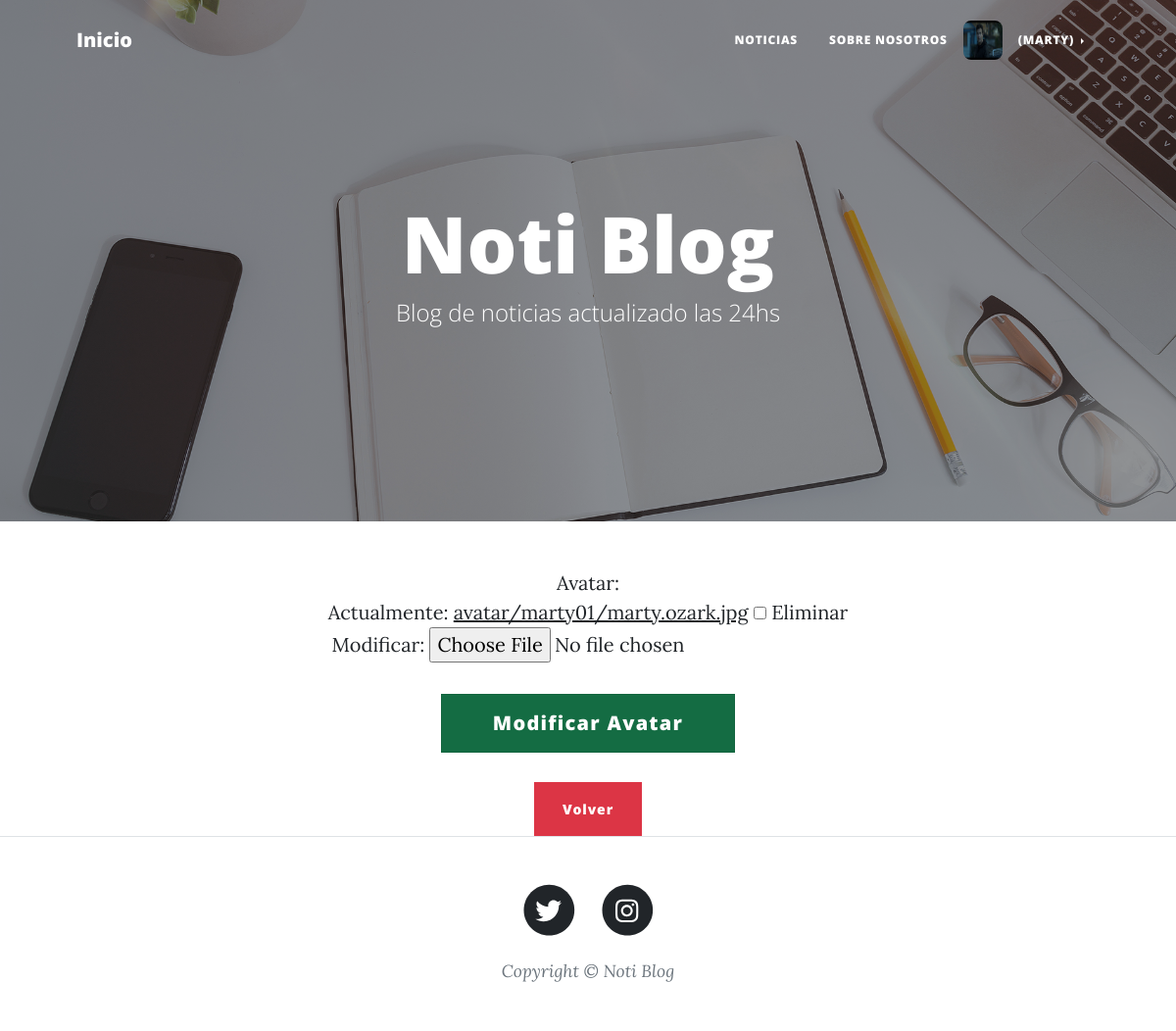
/PlayApp/avatar_update/ (signed in), run on the app's committed database.
### PlayApp/models.py (models this page shows, shortened)
class Usuario(AbstractBaseUser):
    TIPO_USUARIO = [
        ("ADMIN","Admin"),
        ("LECTOR","Lector"),
        ("AUTOR","Autor"),
    ]
    username = models.CharField(max_length=40, unique=True)
    nombre = models.CharField(max_length=40)
    apellido = models.CharField(max_length=40)
    email = models.EmailField(max_length=254, verbose_name="email", unique=True)
    avatar = models.ImageField(upload_to=upload_avatar, null=True, blank=True)
    tipo = models.CharField(max_length=6, choices=TIPO_USUARIO, default="LECTOR")
    date_joined = models.DateTimeField(verbose_name="Fecha de Registro", auto_now_add=True)
    last_login = models.DateTimeField(verbose_name="Ultima Conexión", auto_now=True)
    is_admin = models.BooleanField(default=False)
    is_active = models.BooleanField(default=True)
    is_staff = models.BooleanField(default=False)
    is_superuser = models.BooleanField(default=False)
    USERNAME_FIELD = "username"
    REQUIRED_FIELDS = ["nombre", "apellido", "email", "avatar", "tipo"] #No pongo 'username' porque ya es requerido al ser USERNAME_FIELD (dato usado para loggearse).
    objects = Manager_Usuario()

### PlayApp/views.py (the view)
# urls.py: path("avatar_update/", views.update_avatar, name = "Avatar Update" ),
@login_required
def update_avatar(request):
    contexto = {}
    if request.POST:
        if  request.user.avatar:
            os.remove(request.user.avatar.path)
        formulario_avatar = AvatarUpdateForm(request.POST, request.FILES, instance=request.user)
        if formulario_avatar.is_valid():
            formulario_avatar.save()
            usuario = request.user
            return render(request, "PlayApp/T02-inicio.html", {"mensaje":f"¡Felicitaciones {usuario.get_username()}, Modificaste exitosamente tu avatar!"})
    else:
        formulario_avatar = AvatarUpdateForm(
            initial= {
                "avatar": request.user.avatar,
            }
        )
    contexto ["usuario_avatar"] = formulario_avatar
    return render(request, "PlayApp/T03.4-usuario_avatar.html", contexto)

### PlayApp/forms.py (shortened to what this page needs)
class AvatarUpdateForm(forms.ModelForm):
    class Meta:
        model = Usuario
        fields = ("avatar",)

### PlayApp/Templates/PlayApp/T03.4-usuario_avatar.html (shortened to what this page needs)
{% extends "PlayApp/T01-view.html" %}
{% load static %}
{% block ContenidoTemplate %}
<body style="text-align:center">
    <form action="" method="POST" enctype="multipart/form-data">{% csrf_token %}
        {% for campo in usuario_avatar %}
            <p>
                {{campo.label_tag}}
                <br>{{campo}}
            </p>
        {% endfor %}
        <input class="btn btn-success btn-lg active" style="height:60px;width:300px" type="submit" value="Modificar Avatar">
        <br>
        <br>
        <input class="btn btn-danger" type="button" value="Volver" onclick="history.back()">
    </form>
</body>
{% endblock %}

### PlayApp/Templates/PlayApp/T01-view.html (shortened to what this page needs)
<!DOCTYPE html>
<html lang="es">
    <head>
        {% load static %}
        <link href="{% static 'PlayApp/css/styles.css' %}" rel="stylesheet" />
    </head>
    <body>
        <nav class="navbar navbar-expand-lg navbar-light" id="mainNav">
            <div class="container px-4 px-lg-5">
                <a class="navbar-brand" href="{% url 'Inicio' %}">Inicio</a>
                <div class="collapse navbar-collapse" id="navbarResponsive">
                    <ul class="navbar-nav ms-auto py-4 py-lg-0">
                        <li class="nav-item"><a class="nav-link px-lg-3 py-3 py-lg-4" href="{% url 'Publicaciones' %}">Noticias</a></li>
                        <li class="nav-item"><a class="nav-link px-lg-3 py-3 py-lg-4" href="{% url 'Sobre Nosotros' %}">Sobre Nosotros</a></li>
                        {% if request.user.is_authenticated %}
                            {%  if request.user.avatar %}
                                <img src="http://127.0.0.1:8000/PlayApp{{ request.user.avatar.url }}" style="display: block;width: 40px;height: 40px;margin: auto;border-radius:20%" class="card-img">
                            {% else%}
                                <img src="{% static 'PlayApp/assets/img/avatar-default.png' %}" style="display: block;width: 40px;height: 40px;margin: auto; border-radius:20%;" class="card-img">
                            {% endif %}
                            <li class="nav-item dropdown dropend">
                                <a class="nav-link dropdown-toggle px-lg-3 py-3 py-lg-4" href="#" id="navbarDarkDropdownMenuLink" role="button" data-bs-toggle="dropdown" aria-expanded="false">
                                    ({{request.user.username}})
                                </a>
                            </li>
                            {% else %}
                                <li class="nav-item"><a class="nav-link px-lg-3 py-3 py-lg-4" href="{% url 'Usuario' %}">Ingrese</a></li>
                        {% endif %}
                    </ul>
                </div>
            </div>
        </nav>
        <header class="masthead" style="background-image: url('/static/PlayApp/assets/img/home-bg.jpg' )">
            <div class="container position-relative px-4 px-lg-5">
                <div class="row gx-4 gx-lg-5 justify-content-center">
                    <div class="col-md-10 col-lg-8 col-xl-7">
                        <div class="site-heading">
                            <h1>Noti Blog</h1>
                            <span class="subheading">Blog de noticias actualizado las 24hs</span>
                        </div>
                    </div>
                </div>
            </div>
        </header>
       {% block ContenidoTemplate %}
       {% endblock %}
        <footer class="border-top">
            <div class="container px-4 px-lg-5">
                <div class="row gx-4 gx-lg-5 justify-content-center">
                    <div class="col-md-10 col-lg-8 col-xl-7">
                        <ul class="list-inline text-center">
                            <li class="list-inline-item">
                                <a href="https://twitter.com/NotiBlog_django">
                                    <span class="fa-stack fa-lg">
                                        <i class="fas fa-circle fa-stack-2x"></i>
                                        <i class="fab fa-twitter fa-stack-1x fa-inverse"></i>
                                    </span>
                                </a>
                            </li>
                            <li class="list-inline-item">
                                <a href="https://www.instagram.com/noti.blog.django/">
                                    <span class="fa-stack fa-lg">
                                        <i class="fas fa-circle fa-stack-2x"></i>
                                        <i class="fab fa-instagram fa-stack-1x fa-inverse"></i>
                                    </span>
                                </a>
                            </li>
                        </ul>
                        <div class="small text-center text-muted fst-italic">Copyright &copy; Noti Blog</div>
                    </div>
                </div>
            </div>
        </footer>
    </body>
</html>

### data on the page
Usuario: user.avatar (picture), user.username "MARTY"

### other printed values
{{ campo.label_tag }} "Avatar:"
